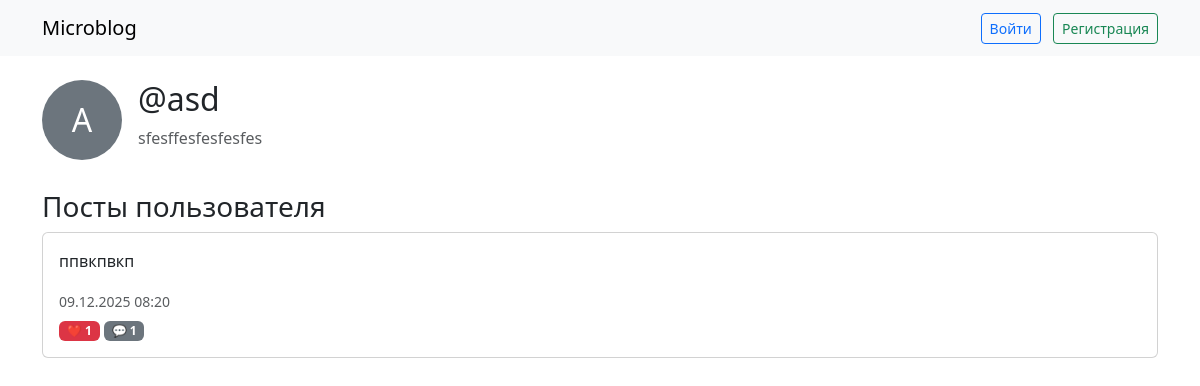
/profile/2/, run on an earlier commit of the app's database.
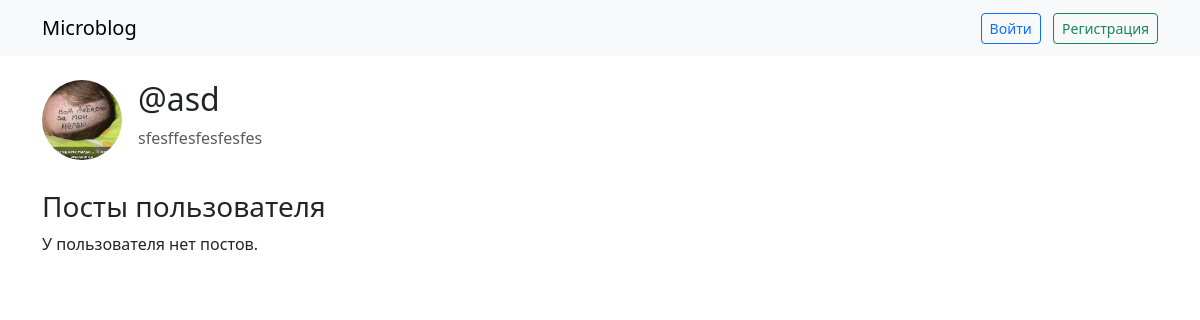
And on a later commit of the database.
### blog/models.py (models this page shows, shortened)
class Profile(models.Model):
    user = models.OneToOneField(User, on_delete=models.CASCADE)
    avatar = models.ImageField(upload_to='profile_pics/', blank=True, null=True)
    bio = models.TextField(max_length=500, blank=True)

class Post(models.Model):
    author = models.ForeignKey(User, on_delete=models.CASCADE)
    content = models.TextField()
    created_on = models.DateTimeField(auto_now_add=True)
    updated_on = models.DateTimeField(auto_now=True)
    @property
    def likes_count(self):
        return self.like_set.count()
    @property
    def comments_count(self):
        return self.comment_set.count()

### blog/views.py (the view)
# urls.py: path('profile/<int:pk>/', views.ProfileView.as_view(), name='profile'),
class ProfileView(DetailView):
    model = Profile
    template_name = 'blog/profile.html'
    context_object_name = 'profile'
    def get_context_data(self, **kwargs):
        context = super().get_context_data(**kwargs)
        posts = self.object.user.post_set.all().order_by('-created_on')
        paginator = Paginator(posts, 10)
        page_number = self.request.GET.get('page')
        context['page_obj'] = paginator.get_page(page_number)
        return context

### blog/templates/blog/profile.html (shortened to what this page needs)
{% extends 'blog/base.html' %}
{% block content %}
<div class="d-flex align-items-start mb-4">
    {% if profile.avatar %}
        <img src="{{ profile.avatar.url }}" class="rounded-circle me-3" style="width:80px;height:80px;object-fit:cover;">
    {% else %}
        <div class="bg-secondary text-white rounded-circle d-flex align-items-center justify-content-center me-3" style="width:80px;height:80px;font-size:2rem;">
            {{ profile.user.username|first|upper }}
        </div>
    {% endif %}
    <div>
        <h2>@{{ profile.user.username }}</h2>
        {% if profile.bio %}
            <p class="text-muted">{{ profile.bio }}</p>
        {% endif %}
    </div>
</div>
<h3>Посты пользователя</h3>
{% for post in page_obj %}
    <div class="card mb-2">
        <div class="card-body">
            <p>{{ post.content }}</p>
            <small class="text-muted">{{ post.created_on|date:"d.m.Y H:i" }}</small>
            <div class="mt-1">
                <span class="badge bg-danger">❤️ {{ post.likes_count }}</span>
                <span class="badge bg-secondary">💬 {{ post.comments_count }}</span>
            </div>
        </div>
    </div>
{% empty %}
    <p>У пользователя нет постов.</p>
{% endfor %}
{% endblock %}

### blog/templates/blog/base.html (shortened to what this page needs)
<!DOCTYPE html>
<html>
<head>
    <link href="https://cdn.jsdelivr.net/npm/bootstrap@5.3.2/dist/css/bootstrap.min.css  " rel="stylesheet">
</head>
<body>
<nav class="navbar navbar-expand-lg navbar-light bg-light">
    <div class="container">
        <a class="navbar-brand" href="{% url 'home' %}">Microblog</a>
        <div>
            {% if user.is_authenticated %}
            <a href="{% url 'profile' user.profile.pk %}" class="btn btn-sm btn-outline-secondary me-2">Профиль</a>
            <a href="{% url 'logout' %}" class="btn btn-sm btn-outline-danger">Выйти</a>
            {% else %}
            <a href="{% url 'login' %}" class="btn btn-sm btn-outline-primary me-2">Войти</a>
            <a href="{% url 'register' %}" class="btn btn-sm btn-outline-success">Регистрация</a>
            {% endif %}
        </div>
    </div>
</nav>
<div class="container mt-4">
    {% block content %}{% endblock %}
</div>
</body>
</html>

What changed in the data, as far as the page shows it:
removed Post: content "ппвкпвкп", created_on "09.12.2025 08:20", likes_count "1", comments_count "1"
changed Profile "sfesffesfesfesfes": avatar: picture added; user.username|first "A" → (not shown)
Also different on the page:
text now shown: "У пользователя нет постов."
